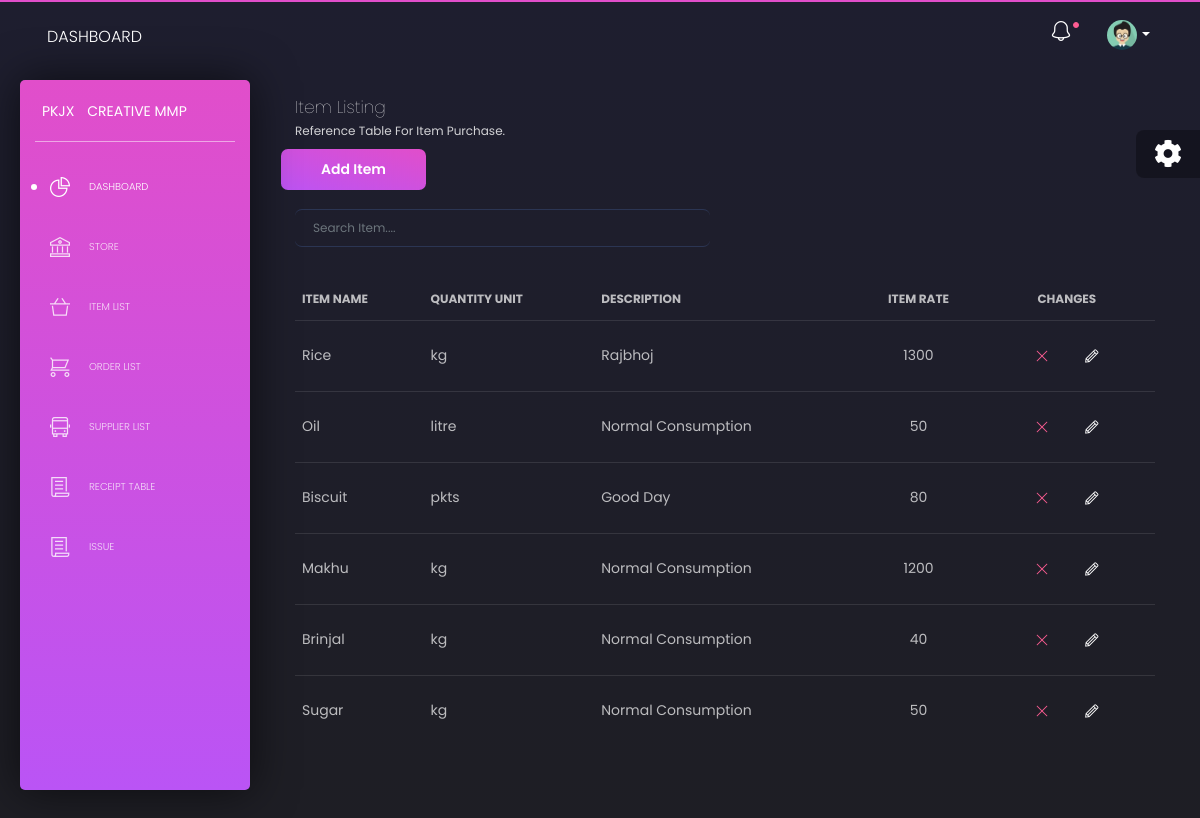
Page /item_list.php on the committed database.
### tables this page shows
CREATE TABLE `item_table` (
  `id` int(11) NOT NULL,
  `item_name` varchar(255) NOT NULL,
  `item_type` varchar(255) DEFAULT NULL,
  `quantity_unit` varchar(40) NOT NULL,
  `description` text NOT NULL,
  `item_rate` int(11) NOT NULL
);

### app/database/db.php (called while the page is built, shortened)
<?php
require('connect.php');
function selectAll($table, $conditions = []){
    global $conn;
    $sql = "SELECT * FROM $table";
    if (empty($conditions)){
        $stmt = $conn->prepare($sql);
        $stmt->execute();
        $records = $stmt->get_result()->fetch_all(MYSQLI_ASSOC);
        return $records;
    }
}

### app/controllers/item_list.php (called while the page is built, shortened)
<?php
include($ROOTPATH.'/app/database/db.php');
$table = 'item_table';
$item = selectAll($table);

### item_list.php (the view, shortened to what this page needs)
<?php
include('path.php');
include($ROOTPATH . '/app/controllers/item_list.php');
if (isset($_GET['item_search'])){
  $item = searchItem($_GET['item_search']);
} else{
  $item = selectAll('item_table');
}
 ?>
<!DOCTYPE html>
<html lang="en">
<head>
  <?php require('lender/head.php') ?>
</head>
<body class="">
  <div class="wrapper">
  <?php require('lender/sidebar.php') ?>
    <div class="main-panel">
    <?php require('lender/nav.php') ?>
      <div class="content">
        <div class="row">
          <div class="col-md-12">
            <div class="card  card-plain">
              <div class="card-header">
                <h4 class="card-title"> Item Listing</h4>
                <p class="category"> Reference Table for item purchase.</p>
                <div class="row">
                <a href="add_item.php" class="btn btn-primary">Add Item</a>
                </div>
              </div>
              <div class="card-header col-lg-6">
              <form action="item_list.php" method="GET">
              <div class="input-group mb-3">
                <input type="text" class="form-control " placeholder="Search Item...."  name="item_search">
              </div>
                </form>
              </div>
              <div class="card-body">
                <div class="table-responsive">
                  <table class="table tablesorter " id="">
                    <thead class=" text-primary">
                      <tr>
                        <th>
                          Item Name
                        </th>
                        <th>
                          Quantity Unit
                        </th>
                        <th>
                          Description
                        </th>
                        <th class="text-center">
                          Item Rate
                        </th>
                        <th class="text-center">
                          Changes
                        </th>
                      </tr>
                    </thead>
                    <tbody>
                    <?php foreach ($item as $iti): ?>
                      <tr>
                        <td>
                          <?php echo $iti['item_name'] ?>
                        </td>
                        <td>
                        <?php echo $iti['quantity_unit'] ?>
                        </td>
                        <td>
                        <?php echo $iti['description'] ?>
                        </td>
                        <td class="text-center">
                        <?php echo $iti['item_rate'] ?>
                        </td>
                        <td class="text-center">
                          <a href="item_list.php?del_id=<?php echo $iti['id'] ?>" class="p-3 text-danger tim-icons icon-simple-remove"></a>
                          <a href="" class="p-3 text-white tim-icons icon-pencil"></a>
                        </td>
                      </tr>
                    <?php endforeach; ?>
                    </tbody>
                  </table>
                </div>
              </div>
            </div>
          </div>
        </div>
      </div>
  <div class="fixed-plugin">
    <div class="dropdown show-dropdown">
      <a href="#" data-toggle="dropdown">
        <i class="fa fa-cog fa-2x"> </i>
      </a>
    </div>
  </div>
</body>
</html>

### rows in the picture
item_table: item_name "Rice", quantity_unit "kg", description "Rajbhoj", item_rate "1300"
item_table: item_name "Oil", quantity_unit "litre", description "Normal Consumption", item_rate "50"
item_table: item_name "Biscuit", quantity_unit "pkts", description "Good Day", item_rate "80"
item_table: item_name "Makhu", quantity_unit "kg", description "Normal Consumption", item_rate "1200"
item_table: item_name "Brinjal", quantity_unit "kg", description "Normal Consumption", item_rate "40"
item_table: item_name "Sugar", quantity_unit "kg", description "Normal Consumption", item_rate "50"
